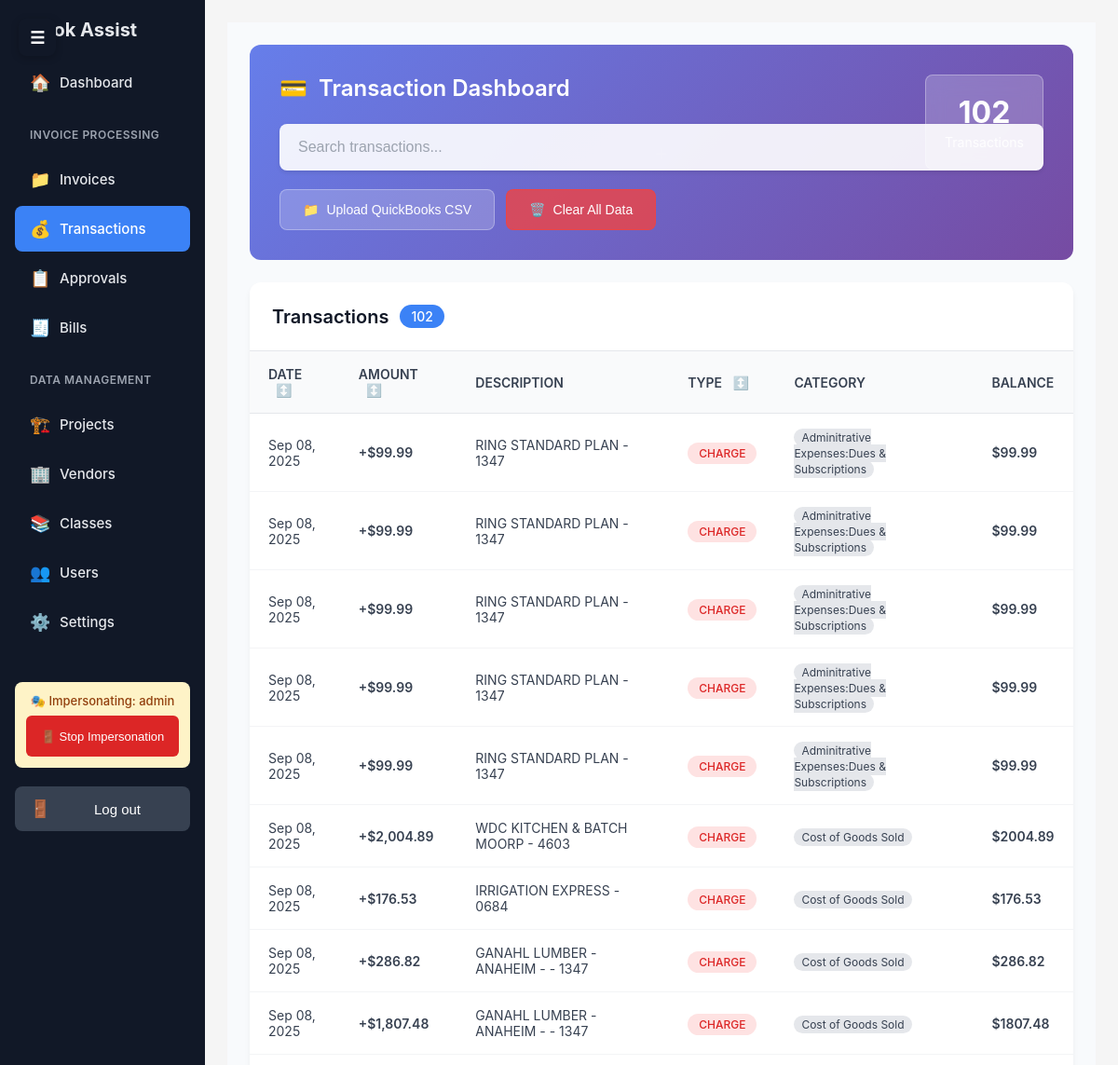
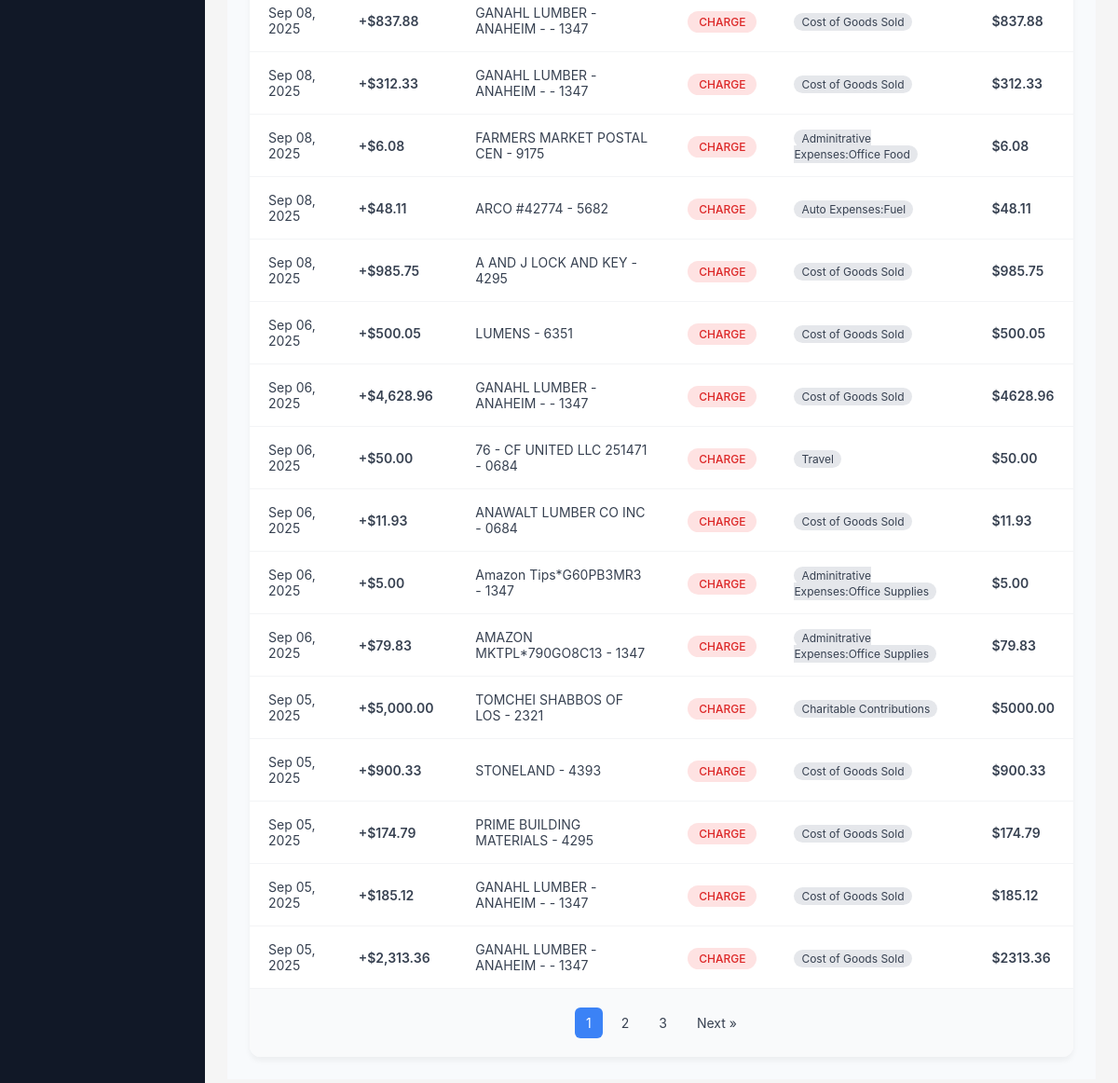
Page /transactions/ (signed in) on the committed database (2 pictures, top to bottom).
### core/models.py (models this page shows, shortened)
class Transaction(models.Model):
    TRANSACTION_TYPE_CHOICES = [
        ('CHARGE', 'Charge'),
        ('CREDIT', 'Credit'),
        ('PAYMENT', 'Payment'),
        ('REFUND', 'Refund'),
    ]
    STATUS_CHOICES = [
        ('MATCHED', 'Matched'),
        ('UNMATCHED', 'Unmatched'),
        ('PENDING', 'Pending'),
    ]
    date = models.DateField()
    amount = models.DecimalField(max_digits=10, decimal_places=2, validators=[MinValueValidator(Decimal('0.01'))])
    description = models.CharField(max_length=255)
    transaction_type = models.CharField(max_length=20, choices=TRANSACTION_TYPE_CHOICES, default='CHARGE')
    card_holder = models.CharField(max_length=100)
    due_date = models.DateField(null=True, blank=True)
    status = models.CharField(max_length=20, choices=STATUS_CHOICES, default='UNMATCHED')
    tags = models.JSONField(default=list, blank=True)
    created_at = models.DateTimeField(auto_now_add=True)
    updated_at = models.DateTimeField(auto_now=True)
    class Meta:
        ordering = ['-date', '-created_at']
    @property
    def amount_display(self):
        if self.amount >= 0:
            return f"+${self.amount:,.2f}"
        else:
            return f"-${abs(self.amount):,.2f}"

### core/views.py (the view)
# urls.py: path("transactions/", views.transactions_list, name="transactions_list"),
@login_required
@admin_or_staff_required
def transactions_list(request):
    transactions = Transaction.objects.all()
    search_query = request.GET.get('search', '')
    if search_query:
        transactions = transactions.filter(
            models.Q(description__icontains=search_query) |
            models.Q(amount__icontains=search_query) |
            models.Q(card_holder__icontains=search_query)
        )
    paginator = Paginator(transactions, 25)  # 25 transactions per page
    page_number = request.GET.get('page')
    page_obj = paginator.get_page(page_number)
    context = {
        'transactions': page_obj,
        'search_query': search_query,
        'total_count': Transaction.objects.count(),
    }
    return render(request, 'transactions.html', context)

### core/views.py (called while the page is built, shortened)
def admin_or_staff_required(view_func):
    @wraps(view_func)
    def wrapper(request, *args, **kwargs):
        return view_func(request, *args, **kwargs)
    return wrapper

### core/templates/transactions.html (shortened to what this page needs)
{% extends "base.html" %}
{% block content %}
<div class="transactions-container">
  <div class="transactions-header">
    <div class="header-content">
      <div class="app-title">
        <div class="app-logo">💳</div>
        <div class="app-name">Transaction Dashboard</div>
      </div>
      <div class="search-section">
        <form method="GET" id="search-form">
          <input type="text"
                 name="search"
                 class="search-bar"
                 placeholder="Search transactions..."
                 value="{{ search_query }}"
                 id="search-input">
        </form>
      </div>
      <div class="upload-section">
        <button class="upload-btn" onclick="openUploadModal()">
          <span>📁</span>
          <span>Upload QuickBooks CSV</span>
        </button>
        <button class="clear-btn" onclick="clearAllData()">
          <span>🗑️</span>
          <span>Clear All Data</span>
        </button>
      </div>
    </div>
    <div class="transaction-count-card">
      <div class="transaction-count">{{ total_count }}</div>
      <div class="transaction-label">Transactions</div>
    </div>
  </div>
  <div class="transactions-table-container">
    <div class="table-header">
      <div class="table-title">
        <span>Transactions</span>
        <span class="table-badge">{{ total_count }}</span>
      </div>
    </div>
    {% if transactions %}
      <table class="transactions-table">
        <thead>
          <tr>
            <th class="sortable" onclick="sortTable('date')">
              DATE <span class="sort-indicator">↕️</span>
            </th>
            <th class="sortable" onclick="sortTable('amount')">
              AMOUNT <span class="sort-indicator">↕️</span>
            </th>
            <th>DESCRIPTION</th>
            <th class="sortable" onclick="sortTable('transaction_type')">
              TYPE <span class="sort-indicator">↕️</span>
            </th>
            <th>CATEGORY</th>
            <th>BALANCE</th>
          </tr>
        </thead>
        <tbody>
          {% for transaction in transactions %}
            <tr>
              <td>{{ transaction.date|date:"M d, Y" }}</td>
              <td class="amount">{{ transaction.amount_display }}</td>
              <td>{{ transaction.description }}</td>
              <td>
                <span class="type-badge {{ transaction.transaction_type|lower }}">
                  {{ transaction.transaction_type }}
                </span>
              </td>
              <td>
                {% for tag in transaction.tags %}
                  <span style="background: #e5e7eb; padding: 2px 8px; border-radius: 12px; font-size: 12px; margin-right: 4px;">{{ tag }}</span>
                {% endfor %}
              </td>
              <td class="balance">${{ transaction.amount|floatformat:2 }}</td>
            </tr>
          {% endfor %}
        </tbody>
      </table>
      {% if transactions.has_other_pages %}
        <div class="pagination">
          {% for num in transactions.paginator.page_range %}
            {% if transactions.number == num %}
              <span class="current">{{ num }}</span>
            {% elif num > transactions.number|add:'-3' and num < transactions.number|add:'3' %}
              <a href="?page={{ num }}{% if search_query %}&search={{ search_query }}{% endif %}">{{ num }}</a>
            {% endif %}
          {% endfor %}
          {% if transactions.has_next %}
            <a href="?page={{ transactions.next_page_number }}{% if search_query %}&search={{ search_query }}{% endif %}">Next »</a>
          {% endif %}
        </div>
      {% endif %}
    {% else %}
      <div class="empty-state">
        <div class="empty-state-icon">📊</div>
        <div>No transactions found</div>
        <div style="margin-top: 8px; color: #9ca3af;">Upload a CSV file or add transactions manually to get started.</div>
      </div>
    {% endif %}
  </div>
</div>
{% endblock %}

### core/templates/partials/sidebar.html (shortened to what this page needs)
<nav>
    <div class="brand">Book Assist</div>
    {% if user.is_staff %}
    <a href="{% url 'dashboard' %}" class="nav-link {% if request.path == '/' %}active{% endif %}">
      <span class="nav-icon">🏠</span>
      <span class="nav-text">Dashboard</span>
    </a>
    <div class="nav-section">
        <div class="nav-section-title">Invoice Processing</div>
        <a href="{% url 'file_manager' %}" class="nav-link {% if request.path|slice:':7' == '/files/' %}active{% endif %}">
          <span class="nav-icon">📁</span>
          <span class="nav-text">Invoices</span>
        </a>
        <a href="{% url 'transactions_list' %}" class="nav-link {% if request.path|slice:':13' == '/transactions' %}active{% endif %}">
          <span class="nav-icon">💰</span>
          <span class="nav-text">Transactions</span>
        </a>
        <a href="{% url 'approvals_list' %}" class="nav-link {% if request.path|slice:':11' == '/approvals/' %}active{% endif %}">
          <span class="nav-icon">📋</span>
          <span class="nav-text">Approvals</span>
        </a>
        <a href="{% url 'bills_list' %}" class="nav-link {% if request.path|slice:':7' == '/bills/' %}active{% endif %}">
          <span class="nav-icon">🧾</span>
          <span class="nav-text">Bills</span>
        </a>
    </div>
    <div class="nav-section">
        <div class="nav-section-title">Data Management</div>
        <a href="{% url 'projects_list' %}" class="nav-link {% if request.path|slice:':9' == '/projects' %}active{% endif %}">
          <span class="nav-icon">🏗️</span>
          <span class="nav-text">Projects</span>
        </a>
        <a href="{% url 'vendors_list' %}" class="nav-link {% if request.path|slice:':8' == '/vendors' %}active{% endif %}">
          <span class="nav-icon">🏢</span>
          <span class="nav-text">Vendors</span>
        </a>
        <a href="{% url 'classes_list' %}" class="nav-link {% if request.path|slice:':8' == '/classes' %}active{% endif %}">
          <span class="nav-icon">📚</span>
          <span class="nav-text">Classes</span>
        </a>
        <a href="{% url 'users_list' %}" class="nav-link {% if request.path|slice:':7' == '/users/' %}active{% endif %}">
          <span class="nav-icon">👥</span>
          <span class="nav-text">Users</span>
        </a>
        <a href="/settings/" class="nav-link {% if request.path|slice:':9' == '/settings' %}active{% endif %}">
          <span class="nav-icon">⚙️</span>
          <span class="nav-text">Settings</span>
        </a>
    </div>
    {% endif %}
    <div class="spacer"></div>
    {% if request.session.impersonated_by %}
    <div class="impersonation-notice">
      <div class="impersonation-text">
        🎭 Impersonating: {{ user.username }}
      </div>
      <button onclick="stopImpersonation()" class="impersonation-btn">
        🚪 Stop Impersonation
      </button>
    </div>
    {% endif %}
    <form class="logout" method="post" action="{% url 'logout' %}">
      <button type="submit" class="logout-btn">
        <span class="nav-icon">🚪</span>
        <span class="nav-text">Log out</span>
      </button>
    </form>
  </nav>

### core/templates/base.html (style rules this page uses)
* { box-sizing: border-box; -webkit-tap-highlight-color: transparent; }
body { margin: 0; padding: 0; font-family: -apple-system, BlinkMacSystemFont, 'Segoe UI', Roboto, Oxygen, Ubuntu, Cantarell, sans-serif; background: #f5f5f5; overflow-x: hidden; -webkit-font-smoothing: antialiased; -moz-osx-font-smoothing: grayscale; }
aside a { color: #e5e7eb; text-decoration: none; display: block; padding: 12px 16px; border-radius: 8px; margin-bottom: 4px; font-size: 15px; transition: all 0.2s ease; }
aside a.active, aside a:hover { background: #1f2937; }
.nav-link { display: flex; align-items: center; gap: 12px; padding: 14px 16px; border-radius: 8px; margin-bottom: 4px; font-size: 15px; transition: all 0.2s ease; min-height: 48px; touch-action: manipulation; }
.nav-link.active { background: #3b82f6; color: white; }
.nav-icon { font-size: 18px; width: 20px; text-align: center; flex-shrink: 0; }
.nav-text { flex: 1; font-weight: 500; }
.impersonation-notice { background: #fef3c7; color: #92400e; padding: 12px; margin-bottom: 12px; border-radius: 8px; font-size: 13px; text-align: center; }
.impersonation-text { margin-bottom: 8px; font-weight: 500; }
.impersonation-btn { width: 100%; padding: 8px 12px; border: 0; border-radius: 6px; background: #dc2626; color: #fff; cursor: pointer; font-size: 13px; font-weight: 500; transition: background 0.2s ease; touch-action: manipulation; }
.logout-btn { display: flex; align-items: center; gap: 12px; width: 100%; padding: 14px 16px; border: 0; border-radius: 8px; background: #374151; color: #fff; cursor: pointer; font-size: 15px; font-weight: 500; transition: all 0.2s ease; min-height: 48px; touch-action: manipulation; }
.brand { font-weight: 700; margin-bottom: 20px; font-size: 20px; padding: 0 16px; }
.spacer { height: 16px; }
form.logout { margin-top: 20px; }
form.logout button { width: 100%; padding: 12px 16px; border: 0; border-radius: 8px; background: #374151; color: #fff; cursor: pointer; font-size: 15px; transition: background 0.2s ease; }
.nav-section { margin: 24px 0; }
.nav-section-title { font-size: 12px; font-weight: 600; text-transform: uppercase; letter-spacing: 0.5px; color: #9ca3af; margin-bottom: 16px; padding: 0 16px; }
.nav-section a { margin-left: 0; }
.btn, button, input[type="submit"] { min-height: 44px; min-width: 44px; }
a, button, input, select, textarea { touch-action: manipulation; }
.touch-feedback { transition: transform 0.1s ease, background-color 0.1s ease; }

### rows in the picture
Transaction: tags "Adminitrative Expenses:Dues & Subscriptions"
Transaction: tags "Adminitrative Expenses:Dues & Subscriptions"
Transaction: tags "Adminitrative Expenses:Dues & Subscriptions"
Transaction: tags "Adminitrative Expenses:Dues & Subscriptions"
Transaction: tags "Adminitrative Expenses:Dues & Subscriptions"
Transaction: tags "Cost of Goods Sold"
Transaction: tags "Cost of Goods Sold"
Transaction: tags "Cost of Goods Sold"
Transaction: tags "Cost of Goods Sold"
Transaction: tags "Cost of Goods Sold"
Transaction: tags "Cost of Goods Sold"
Transaction: tags "Adminitrative Expenses:Office Food"
Transaction: tags "Auto Expenses:Fuel"
Transaction: tags "Cost of Goods Sold"
Transaction: tags "Cost of Goods Sold"
Transaction: tags "Cost of Goods Sold"
Transaction: tags "Travel"
Transaction: tags "Cost of Goods Sold"
Transaction: tags "Adminitrative Expenses:Office Supplies"
Transaction: tags "Adminitrative Expenses:Office Supplies"
Transaction: tags "Charitable Contributions"
Transaction: tags "Cost of Goods Sold"
Transaction: tags "Cost of Goods Sold"
Transaction: tags "Cost of Goods Sold"
Transaction: tags "Cost of Goods Sold"

### other values in the picture
{{ user.username }} "admin"
{{ total_count }} "102"
{{ num }} "1"
{{ num }} "2" "3"
